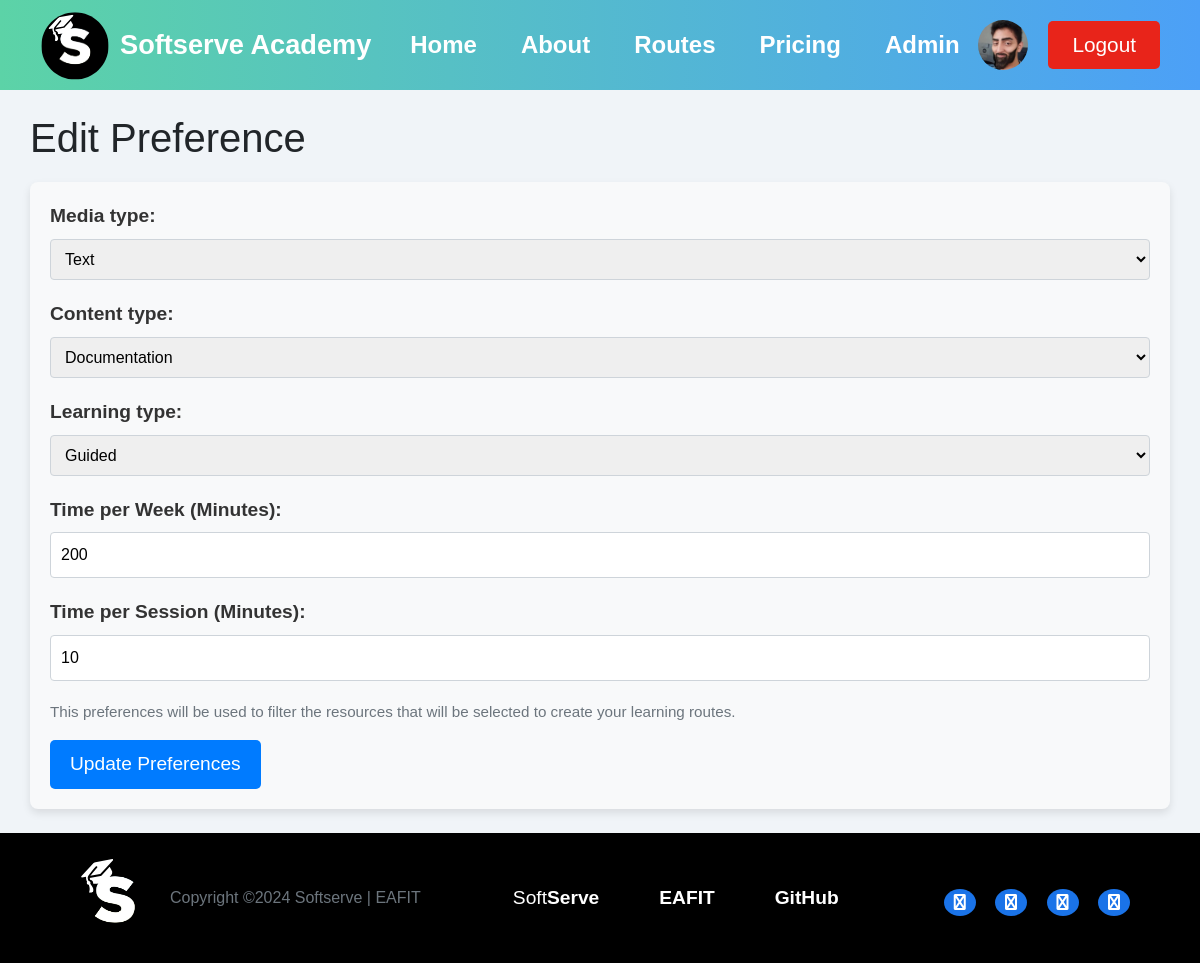
The page /preference/create/ (signed in) on the database its author committed.
### user/models.py (models this page shows, shortened)
class User(AbstractBaseUser, PermissionsMixin):
    id = models.AutoField(primary_key=True)
    name = models.CharField(max_length=100)
    password = models.CharField(max_length=100)
    email = models.EmailField(unique=True)
    image = models.ImageField(upload_to="user/images/", blank=True)
    preference = models.ForeignKey(
        Preference, on_delete=models.SET_NULL, blank=True, null=True
    )
    current_skills = models.ManyToManyField(
        SkillLevel, related_name="users_current", blank=True
    )
    target_skills = models.ManyToManyField(
        SkillLevel, related_name="users_target", blank=True
    )
    learning_routes = models.ManyToManyField(
        LearningRoute, related_name="users_route", blank=True
    )
    is_active = models.BooleanField(default=True)
    is_staff = models.BooleanField(default=False)
    is_superuser = models.BooleanField(default=False)
    objects = UserManager()
    USERNAME_FIELD = "email"
    REQUIRED_FIELDS = ["name"]

### preference/models.py (models this page shows)
class Preference(models.Model):
    id = models.AutoField(primary_key=True)
    media_type = models.CharField(max_length=100, choices=MEDIA_TYPE_CHOICES)
    content_type = models.CharField(max_length=100, choices=CONTENT_TYPE_CHOICES)
    learning_type = models.CharField(max_length=100, choices=LEARNING_TYPE_CHOICES)
    time_per_week = models.IntegerField(
        validators=[MinValueValidator(5), MaxValueValidator(6000)]
    )
    time_per_session = models.IntegerField(
        validators=[MinValueValidator(5), MaxValueValidator(600)]
    )

### preference/views.py (the view)
@login_required
def create(request):
    user = request.user  # Use the logged-in user
    if request.method == "POST":
        form = PreferenceForm(request.POST, instance=user.preference)
        if form.is_valid():
            preference = form.save()
            user.preference = preference
            user.save()
            return redirect("user")
        else:
            return render(request, "preference_create.html", {"form": form})
    else:
        form = PreferenceForm(instance=user.preference)
    return render(request, "preference_create.html", {"form": form})

### preference/forms.py (shortened to what this page needs)
class PreferenceForm(forms.ModelForm):
    class Meta:
        model = Preference  # Asegúrate de que esto corresponda a tu modelo
        fields = [
            "media_type",
            "content_type",
            "learning_type",
            "time_per_week",
            "time_per_session",
        ]

### learning_route/models.py (called while the page is built)
    def __str__(self):
        return self.skill_level.skill.name + " - " + str(self.skill_level.level)

### preference/templates/preference_create.html (shortened to what this page needs)
{% extends "base.html" %}
{% load static %}
{% block extra_css %}
<link rel="stylesheet" href="{% static 'css/preferenceform.css' %}">
{% endblock %}
{% block content %}
<br>
<h1>{% if form.instance.pk %}Edit{% else %}Create{% endif %} Preference</h1>
<form method="post">
    <div class="form-group">
        <label for="{{ form.media_type.id_for_label }}">Media type:</label>
        {{ form.media_type }}
    </div>
    <div class="form-group">
        <label for="{{ form.content_type.id_for_label }}">Content type:</label>
        {{ form.content_type }}
    </div>
    <div class="form-group">
        <label for="{{ form.learning_type.id_for_label }}">Learning type:</label>
        {{ form.learning_type }}
    </div>
    <div class="form-group">
        <label for="{{ form.time_per_week.id_for_label }}">Time per Week (Minutes):</label>
        {{ form.time_per_week }}
    </div>
    <div class="form-group">
        <label for="{{ form.time_per_session.id_for_label }}">Time per Session (Minutes):</label>
        {{ form.time_per_session }}
    </div>
    <p>This preferences will be used to filter the resources that will be selected to create your learning routes.</p>
    <button type="submit" class="btn btn-primary">{% if form.instance.pk %}Update{% else %}Save{% endif %}
        Preferences</button>
</form>
<br>
{% endblock %}

### SoftServeAcademy/templates/base.html (shortened to what this page needs)
<!DOCTYPE html>
<html lang="en">
{% load static %}
<head>
    <link rel="stylesheet" href="https://stackpath.bootstrapcdn.com/bootstrap/4.5.2/css/bootstrap.min.css">
    <link rel="stylesheet" href="https://cdnjs.cloudflare.com/ajax/libs/font-awesome/4.7.0/css/font-awesome.min.css">
    <link href="https://cdnjs.cloudflare.com/ajax/libs/select2/4.0.13/css/select2.min.css" rel="stylesheet" />
    <link rel="stylesheet" href="https://cdnjs.cloudflare.com/ajax/libs/font-awesome/6.4.0/css/all.min.css">
    <link rel="stylesheet" href="{% static 'css/header.css' %}">
    <link rel="stylesheet" href="{% static 'css/footer.css' %}">
    <link rel="stylesheet" href="{% static 'css/base.css' %}">
    {% block extra_css %}{% endblock %}
</head>
<body>
    <div class="wrapper">
        <header>
            <div class="logo">
                <a href="{% url 'home' %}"><img src="{% static 'images/2.svg' %}" alt="Logo"></a>
                <a href="{% url 'home' %}"><span>Softserve Academy</span></a>
            </div>
            <nav>
                <ul id="nav-links">
                    <li><a href="{% url 'home' %}">Home</a></li>
                    <li><a href="{% url 'about' %}">About</a></li>
                    {% if user.is_authenticated %}
                    <li class="dropdown">
                        <a href="{% url 'learning_route' %}">Routes</a>
                    </li>
                    {% endif %}
                    <li><a href="{% url 'pricing' %}">Pricing</a></li>
                    {% if user.is_superuser %}
                    <li class="dropdown">
                        <a href="{% url 'admin:index' %}">Admin</a>
                    </li>
                    {% endif %}
                </ul>
            </nav>
            <div class="auth-buttons">
                {% if user.is_authenticated %}
                <a href="{% url 'user' %}">
                    {% if user.image %}
                    <img src="{{ user.image.url }}" alt="User Photo" class="user-image img-fluid">
                    {% else %}
                    <img src="{% static 'images/default-user.png' %}" alt="Default User Photo" class="user-image img-fluid">
                    {% endif %}
                </a>
                <a href="{% url 'logout' %}" class="get-logout-btn">Logout</a>
                {% else %}
                <a href="{% url 'login' %}" class="login-btn">Login</a>
                <a href="{% url 'register' %}" class="get-started-btn">Get Started</a>
                {% endif %}
            </div>
        </header>
        <div class="container">
            {% block content %}
            {% endblock %}
        </div>
        <footer>
            <div class="footer-container">
                <div class="footer-left">
                    <img src="{% static 'images/2.svg' %}" alt="Logo">
                    <p>Copyright ©2024 Softserve | EAFIT</p>
                </div>
                <div class="footer-right">
                    <ul>
                        <li><a href="https://career.softserveinc.com/es/about/colombia">Soft<b>Serve</b></a></li>
                        <li><a href="https://www.eafit.edu.co/"><b>EAFIT</b></a></li>
                        <li><a href="https://github.com/QuitoTactico/SoftServe-Academy"><b>GitHub</b></a></li>
                    </ul>
                    <div class="social-media">
                        <a href="https://www.instagram.com/softserve_people/"><i class="fa fa-instagram"></i></a>
                        <a href="https://www.facebook.com/SoftServeColombia/"><i class="fa fa-facebook"></i></a>
                        <a href="https://x.com/SoftServeInc"><i class="fa fa-twitter"></i></a>
                        <a href="https://www.youtube.com/@SoftServeInc"><i class="fa fa-youtube"></i></a>
                    </div>
                </div>
            </div>
        </footer>
    </div>
</body>
</html>

### static/css/header.css (style rules this page uses)
* { margin: 0; padding: 0; }
dl, ol, ul { margin-top: 0; margin-bottom: 0rem; }
body { font-family: 'Segoe UI', Tahoma, Geneva, Verdana, sans-serif; background-color: #f0f4f8; }
.wrapper header .auth-buttons a .user-image { width: 50px; height: 50px; border-radius: 50%; margin-right: 10px; object-fit: cover; transition: filter 0.3s; }
header { display: flex; justify-content: space-between; align-items: center; padding: 10px 20px; background: linear-gradient(to right, #5cd3a7, #4ca0f7); position: relative; z-index: 2; }
.logo { display: flex; align-items: center; }
.logo img { width: fit-content; height: 70px; margin-right: 10px; margin-left: 20px; }
.logo a span { font-size: 1.7rem; font-weight: bold; color: #fff; cursor: pointer; text-decoration: none; }
nav ul { list-style: none; display: flex; align-items: center; }
nav ul li { margin-left: 20px; position: relative; }
nav ul li a { text-decoration: none; color: #fff; font-weight: bold; font-size: 1.5rem; padding: 2px 12px; }
.auth-buttons { display: flex; align-items: center; margin-right: 20px; }
.auth-buttons .get-logout-btn { text-decoration: none; background-color: #e8241a; color: #fff; padding: 8px 24px; border-radius: 5px; margin-left: 10px; font-size: 1.3rem; }

### static/css/footer.css (style rules this page uses)
html, body { height: 100%; margin: 0; display: flex; flex-direction: column; }
.wrapper { display: flex; flex-direction: column; justify-content: space-between; flex: 1; }
footer { background-color: #000; color: #fff; padding: 20px 0; width: 100%; }
.footer-container { display: flex; justify-content: space-between; align-items: center; flex-wrap: wrap; margin-inline: 50px; padding: 0 20px; }
.footer-left { display: flex; align-items: center; }
.footer-left img { height: 90px; margin-right: 10px; }
.footer-left p { margin: 0; font-size: 1rem; }
.footer-right { display: flex; align-items: center; justify-content: flex-end; }
.footer-right ul { list-style: none; display: flex; padding: 0; margin-right: 60px; }
.footer-right ul li { margin: 0 30px; }
.footer-right ul li a { color: #fff; text-decoration: none; font-size: 1.2rem; }
.footer-right .social-media { margin-top: 10px; }
.footer-right .social-media a { color: #fff; font-size: 1rem; margin-left: 15px; text-decoration: none; background-color: #1a73e8; padding: 5px 10px; border-radius: 100%; }

### static/css/base.css (style rules this page uses)
* { margin: 0; padding: 0; box-sizing: content-box; }
dl, ol, ul { margin-top: 0; margin-bottom: 0rem; }
body { font-family: Arial, sans-serif; background-color: #f0f4f8; }

### static/css/preferenceform.css (style rules this page uses)
form { margin-top: 20px; padding: 20px; background-color: #f8f9fa; border-radius: 8px; box-shadow: 0 4px 8px rgba(0, 0, 0, 0.1); }
.form-group { margin-bottom: 20px; }
label { font-size: 1.2rem; font-weight: bold; color: #333; }
input, select, textarea { padding: 10px; font-size: 16px; border-radius: 4px; border: 1px solid #ced4da; width: 100%; box-sizing: border-box; transition: border-color 0.3s ease; }
.btn-primary { background-color: #007bff; border: none; color: white; padding: 10px 20px; font-size: 1.2rem; border-radius: 5px; cursor: pointer; transition: background-color 0.3s ease; }
p { font-size: 0.95rem; color: #6c757d; margin-top: 15px; }

### rows shown on the page
User: image (picture)
Preference: media_type "Text", content_type "Documentation", learning_type "Guided", time_per_week "200", time_per_session "10"
